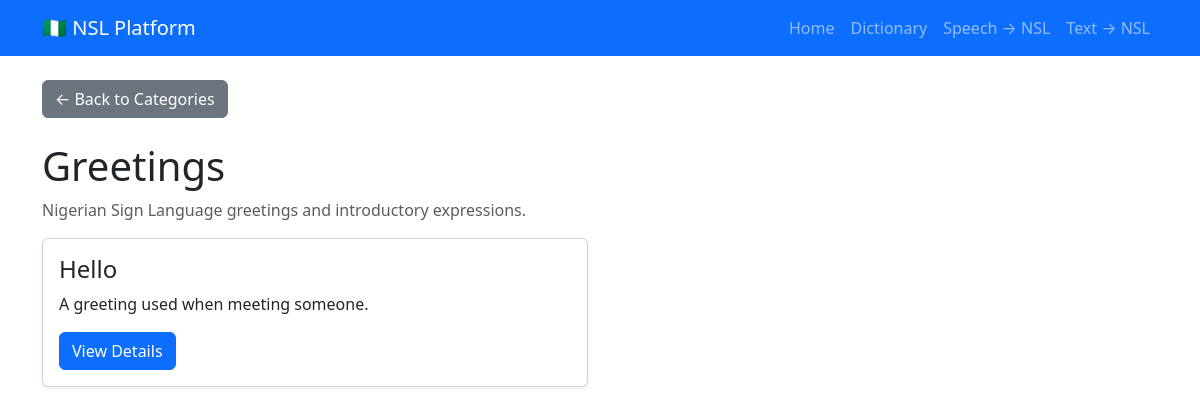
Screenshot of /dictionary/category/2 with the database file from the repository.
### app/models/category.py (models this page shows, shortened)
class Category(db.Model):
    __tablename__ = "categories"
    id = db.Column(
        db.Integer,
        primary_key=True
    )
    name = db.Column(
        db.String(100),
        unique=True,
        nullable=False
    )
    description = db.Column(
        db.Text
    )
    signs = db.relationship(
        "Sign",
        back_populates="category",
        cascade="all, delete-orphan"
    )
    created_at = db.Column(
        db.DateTime(timezone=True),
        nullable=False,
        default=lambda: datetime.now(timezone.utc)
    )

### app/models/sign.py (models this page shows, shortened)
class Sign(db.Model):
    __tablename__ = "signs"
    id = db.Column(
        db.Integer,
        primary_key=True
    )
    word = db.Column(
        db.String(150),
        nullable=False
    )
    meaning = db.Column(
        db.Text
    )
    description = db.Column(
        db.Text
    )
    video_filename = db.Column(
        db.String(255)
    )
    example_sentence = db.Column(
        db.Text
    )
    status = db.Column(
        db.String(20),
        nullable=False,
        default="active"
    )
    category_id = db.Column(
        db.Integer,
        db.ForeignKey("categories.id"),
        nullable=True
    )
    category = db.relationship(
        "Category",
        back_populates="signs"
    )
    created_at = db.Column(
        db.DateTime(timezone=True),
        nullable=False,
        default=lambda: datetime.now(timezone.utc)
    )
    updated_at = db.Column(
        db.DateTime(timezone=True),
        nullable=False,
        default=lambda: datetime.now(timezone.utc),
        onupdate=lambda: datetime.now(timezone.utc)
    )

### app/dictionary/routes.py (the view)
@dictionary_bp.route("/category/<int:category_id>")
def category(category_id):
    category = Category.query.get_or_404(category_id)
    signs = (
        Sign.query
        .filter_by(category_id=category.id)
        .order_by(Sign.word.asc())
        .all()
    )
    return render_template(
        "dictionary/category.html",
        category=category,
        signs=signs
    )

### app/templates/dictionary/category.html (shortened to what this page needs)
{% extends "base.html" %}
{% block content %}
<a href="{{ url_for('dictionary.categories') }}" class="btn btn-secondary mb-4">
    ← Back to Categories
</a>
<h1>{{ category.name }}</h1>
<p class="text-muted">
    {{ category.description }}
</p>
<div class="row">
{% for sign in signs %}
<div class="col-md-6 mb-3">
    <div class="card shadow-sm">
        <div class="card-body">
            <h4>{{ sign.word }}</h4>
            <p>{{ sign.meaning }}</p>
            <a
                href="{{ url_for('dictionary.sign', sign_id=sign.id) }}"
                class="btn btn-primary">
                View Details
            </a>
        </div>
    </div>
</div>
{% else %}
<p>No signs available.</p>
{% endfor %}
</div>
{% endblock %}

### rows the page displays
Category: name "Greetings", description "Nigerian Sign Language greetings and introductory expressions."
Sign: word "Hello", meaning "A greeting used when meeting someone."
